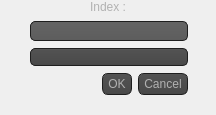
<?xml version="1.0" encoding="UTF-8"?>
<ui version="4.0">
 <class>addwindow</class>
 <widget class="QDialog" name="addwindow">
  <property name="geometry">
   <rect>
    <x>0</x>
    <y>0</y>
    <width>216</width>
    <height>115</height>
   </rect>
  </property>
  <property name="windowTitle">
   <string>Dialog</string>
  </property>
  <property name="styleSheet">
   <string notr="true">QToolTip
{
     border: 1px solid black;
     background-color: #ffa02f;
     padding: 1px;
     border-radius: 3px;
     opacity: 100;
}

QWidget
{
    color: #b1b1b1;
    
}

QWidget:item:hover
{
    background-color: QLinearGradient( x1: 0, y1: 0, x2: 0, y2: 1, stop: 0 #ffa02f, stop: 1 #ca0619);
    color: #000000;
}

QWidget:item:selected
{
    background-color: QLinearGradient( x1: 0, y1: 0, x2: 0, y2: 1, stop: 0 #ffa02f, stop: 1 #d7801a);
}

QMenuBar::item
{
    background: transparent;
}

QMenuBar::item:selected
{
    background: transparent;
    border: 1px solid #ffaa00;
}

QMenuBar::item:pressed
{
    background: #444;
    border: 1px solid #000;
    background-color: QLinearGradient(
        x1:0, y1:0,
        x2:0, y2:1,
        stop:1 #212121,
        stop:0.4 #343434/*,
        stop:0.2 #343434,
        stop:0.1 #ffaa00*/
    );
    margin-bottom:-1px;
    padding-bottom:1px;
}

QMenu
{
    border: 1px solid #000;
}

QMenu::item
{
    padding: 2px 20px 2px 20px;
}

QMenu::item:selected
{
    color: #000000;
}

QWidget:disabled
{
    color: #404040;
    background-color: #323232;
}

QAbstractItemView
{
    background-color: QLinearGradient( x1: 0, y1: 0, x2: 0, y2: 1, stop: 0 #4d4d4d, stop: 0.1 #646464, stop: 1 #5d5d5d);
}

QWidget:focus
{
    /*border: 2px solid QLinearGradient( x1: 0, y1: 0, x2: 0, y2: 1, stop: 0 #ffa02f, stop: 1 #d7801a);*/
}

QLineEdit
{
    background-color: QLinearGradient( x1: 0, y1: 0, x2: 0, y2: 1, stop: 0 #4d4d4d, stop: 0 #646464, stop: 1 #5d5d5d);
    padding: 1px;
    border-style: solid;
    border: 1px solid #1e1e1e;
    border-radius: 5;
}

QPushButton
{
    color: #b1b1b1;
    background-color: QLinearGradient( x1: 0, y1: 0, x2: 0, y2: 1, stop: 0 #565656, stop: 0.1 #525252, stop: 0.5 #4e4e4e, stop: 0.9 #4a4a4a, stop: 1 #464646);
    border-width: 1px;
    border-color: #1e1e1e;
    border-style: solid;
    border-radius: 6;
    padding: 3px;
    font-size: 12px;
    padding-left: 5px;
    padding-right: 5px;
}

QPushButton:pressed
{
    background-color: QLinearGradient( x1: 0, y1: 0, x2: 0, y2: 1, stop: 0 #2d2d2d, stop: 0.1 #2b2b2b, stop: 0.5 #292929, stop: 0.9 #282828, stop: 1 #252525);
}

QComboBox
{
    selection-background-color: #ffaa00;
    background-color: QLinearGradient( x1: 0, y1: 0, x2: 0, y2: 1, stop: 0 #565656, stop: 0.1 #525252, stop: 0.5 #4e4e4e, stop: 0.9 #4a4a4a, stop: 1 #464646);
    border-style: solid;
    border: 1px solid #1e1e1e;
    border-radius: 5;
}

QComboBox:hover,QPushButton:hover
{
    border: 2px solid QLinearGradient( x1: 0, y1: 0, x2: 0, y2: 1, stop: 0 #ffa02f, stop: 1 #d7801a);
}


QComboBox:on
{
    padding-top: 3px;
    padding-left: 4px;
    background-color: QLinearGradient( x1: 0, y1: 0, x2: 0, y2: 1, stop: 0 #2d2d2d, stop: 0.1 #2b2b2b, stop: 0.5 #292929, stop: 0.9 #282828, stop: 1 #252525);
    selection-background-color: #ffaa00;
}

QComboBox QAbstractItemView
{
    border: 2px solid darkgray;
    selection-background-color: QLinearGradient( x1: 0, y1: 0, x2: 0, y2: 1, stop: 0 #ffa02f, stop: 1 #d7801a);
}

QComboBox::drop-down
{
     subcontrol-origin: padding;
     subcontrol-position: top right;
     width: 15px;

     border-left-width: 0px;
     border-left-color: darkgray;
     border-left-style: solid; /* just a single line */
     border-top-right-radius: 3px; /* same radius as the QComboBox */
     border-bottom-right-radius: 3px;
 }

QComboBox::down-arrow
{
     image: url(:/down_arrow.png);
}

QGroupBox:focus
{
border: 2px solid QLinearGradient( x1: 0, y1: 0, x2: 0, y2: 1, stop: 0 #ffa02f, stop: 1 #d7801a);
}

QTextEdit:focus
{
    border: 2px solid QLinearGradient( x1: 0, y1: 0, x2: 0, y2: 1, stop: 0 #ffa02f, stop: 1 #d7801a);
}

QScrollBar:horizontal {
     border: 1px solid #222222;
     background: QLinearGradient( x1: 0, y1: 0, x2: 0, y2: 1, stop: 0.0 #121212, stop: 0.2 #282828, stop: 1 #484848);
     height: 7px;
     margin: 0px 16px 0 16px;
}

QScrollBar::handle:horizontal
{
      background: QLinearGradient( x1: 0, y1: 0, x2: 1, y2: 0, stop: 0 #ffa02f, stop: 0.5 #d7801a, stop: 1 #ffa02f);
      min-height: 20px;
      border-radius: 2px;
}

QScrollBar::add-line:horizontal {
      border: 1px solid #1b1b19;
      border-radius: 2px;
      background: QLinearGradient( x1: 0, y1: 0, x2: 1, y2: 0, stop: 0 #ffa02f, stop: 1 #d7801a);
      width: 14px;
      subcontrol-position: right;
      subcontrol-origin: margin;
}

QScrollBar::sub-line:horizontal {
      border: 1px solid #1b1b19;
      border-radius: 2px;
      background: QLinearGradient( x1: 0, y1: 0, x2: 1, y2: 0, stop: 0 #ffa02f, stop: 1 #d7801a);
      width: 14px;
     subcontrol-position: left;
     subcontrol-origin: margin;
}

QScrollBar::right-arrow:horizontal, QScrollBar::left-arrow:horizontal
{
      border: 1px solid black;
      width: 1px;
      height: 1px;
      background: white;
}

QScrollBar::add-page:horizontal, QScrollBar::sub-page:horizontal
{
      background: none;
}

QScrollBar:vertical
{
      background: QLinearGradient( x1: 0, y1: 0, x2: 1, y2: 0, stop: 0.0 #121212, stop: 0.2 #282828, stop: 1 #484848);
      width: 7px;
      margin: 16px 0 16px 0;
      border: 1px solid #222222;
}

QScrollBar::handle:vertical
{
      background: QLinearGradient( x1: 0, y1: 0, x2: 0, y2: 1, stop: 0 #ffa02f, stop: 0.5 #d7801a, stop: 1 #ffa02f);
      min-height: 20px;
      border-radius: 2px;
}

QScrollBar::add-line:vertical
{
      border: 1px solid #1b1b19;
      border-radius: 2px;
      background: QLinearGradient( x1: 0, y1: 0, x2: 0, y2: 1, stop: 0 #ffa02f, stop: 1 #d7801a);
      height: 14px;
      subcontrol-position: bottom;
      subcontrol-origin: margin;
}

QScrollBar::sub-line:vertical
{
      border: 1px solid #1b1b19;
      border-radius: 2px;
      background: QLinearGradient( x1: 0, y1: 0, x2: 0, y2: 1, stop: 0 #d7801a, stop: 1 #ffa02f);
      height: 14px;
      subcontrol-position: top;
      subcontrol-origin: margin;
}

QScrollBar::up-arrow:vertical, QScrollBar::down-arrow:vertical
{
      border: 1px solid black;
      width: 1px;
      height: 1px;
      background: white;
}


QScrollBar::add-page:vertical, QScrollBar::sub-page:vertical
{
      background: none;
}

QTextEdit
{
    background-color: #242424;
}

QPlainTextEdit
{
    background-color: #242424;
}

QHeaderView::section
{
    background-color: QLinearGradient(x1:0, y1:0, x2:0, y2:1, stop:0 #616161, stop: 0.5 #505050, stop: 0.6 #434343, stop:1 #656565);
    color: white;
    padding-left: 4px;
    border: 1px solid #6c6c6c;
}

QCheckBox:disabled
{
color: #414141;
}

QDockWidget::title
{
    text-align: center;
    spacing: 3px; /* spacing between items in the tool bar */
    background-color: QLinearGradient(x1:0, y1:0, x2:0, y2:1, stop:0 #323232, stop: 0.5 #242424, stop:1 #323232);
}

QDockWidget::close-button, QDockWidget::float-button
{
    text-align: center;
    spacing: 1px; /* spacing between items in the tool bar */
    background-color: QLinearGradient(x1:0, y1:0, x2:0, y2:1, stop:0 #323232, stop: 0.5 #242424, stop:1 #323232);
}

QDockWidget::close-button:hover, QDockWidget::float-button:hover
{
    background: #242424;
}

QDockWidget::close-button:pressed, QDockWidget::float-button:pressed
{
    padding: 1px -1px -1px 1px;
}

QMainWindow::separator
{
    background-color: QLinearGradient(x1:0, y1:0, x2:0, y2:1, stop:0 #161616, stop: 0.5 #151515, stop: 0.6 #212121, stop:1 #343434);
    color: white;
    padding-left: 4px;
    border: 1px solid #4c4c4c;
    spacing: 3px; /* spacing between items in the tool bar */
}

QMainWindow::separator:hover
{

    background-color: QLinearGradient(x1:0, y1:0, x2:0, y2:1, stop:0 #d7801a, stop:0.5 #b56c17 stop:1 #ffa02f);
    color: white;
    padding-left: 4px;
    border: 1px solid #6c6c6c;
    spacing: 3px; /* spacing between items in the tool bar */
}

QToolBar::handle
{
     spacing: 3px; /* spacing between items in the tool bar */
     background: url(:/images/handle.png);
}

QMenu::separator
{
    height: 2px;
    background-color: QLinearGradient(x1:0, y1:0, x2:0, y2:1, stop:0 #161616, stop: 0.5 #151515, stop: 0.6 #212121, stop:1 #343434);
    color: white;
    padding-left: 4px;
    margin-left: 10px;
    margin-right: 5px;
}

QProgressBar
{
    border: 2px solid grey;
    border-radius: 5px;
    text-align: center;
}

QProgressBar::chunk
{
    background-color: #d7801a;
    width: 2.15px;
    margin: 0.5px;
}

QTabBar::tab {
    color: #b1b1b1;
    border: 1px solid #444;
    border-bottom-style: none;
    background-color: #323232;
    padding-left: 10px;
    padding-right: 10px;
    padding-top: 3px;
    padding-bottom: 2px;
    margin-right: -1px;
}

QTabWidget::pane {
    border: 1px solid #444;
    top: 1px;
}

QTabBar::tab:last
{
    margin-right: 0; /* the last selected tab has nothing to overlap with on the right */
    border-top-right-radius: 3px;
}

QTabBar::tab:first:!selected
{
 margin-left: 0px; /* the last selected tab has nothing to overlap with on the right */


    border-top-left-radius: 3px;
}

QTabBar::tab:!selected
{
    color: #b1b1b1;
    border-bottom-style: solid;
    margin-top: 3px;
    background-color: QLinearGradient(x1:0, y1:0, x2:0, y2:1, stop:1 #212121, stop:.4 #343434);
}

QTabBar::tab:selected
{
    border-top-left-radius: 3px;
    border-top-right-radius: 3px;
    margin-bottom: 0px;
}

QTabBar::tab:!selected:hover
{
    /*border-top: 2px solid #ffaa00;
    padding-bottom: 3px;*/
    border-top-left-radius: 3px;
    border-top-right-radius: 3px;
    background-color: QLinearGradient(x1:0, y1:0, x2:0, y2:1, stop:1 #212121, stop:0.4 #343434, stop:0.2 #343434, stop:0.1 #ffaa00);
}

QRadioButton::indicator:checked, QRadioButton::indicator:unchecked{
    color: #b1b1b1;
    background-color: #323232;
    border: 1px solid #b1b1b1;
    border-radius: 6px;
}

QRadioButton::indicator:checked
{
    background-color: qradialgradient(
        cx: 0.5, cy: 0.5,
        fx: 0.5, fy: 0.5,
        radius: 1.0,
        stop: 0.25 #ffaa00,
        stop: 0.3 #323232
    );
}

QCheckBox::indicator{
    color: #b1b1b1;
    background-color: #323232;
    border: 1px solid #b1b1b1;
    width: 9px;
    height: 9px;
}

QRadioButton::indicator
{
    border-radius: 6px;
}

QRadioButton::indicator:hover, QCheckBox::indicator:hover
{
    border: 1px solid #ffaa00;
}

QCheckBox::indicator:checked
{
    image:url(:/images/checkbox.png);
}

QCheckBox::indicator:disabled, QRadioButton::indicator:disabled
{
    border: 1px solid #444;
}</string>
  </property>
  <widget class="QLabel" name="label">
   <property name="geometry">
    <rect>
     <x>90</x>
     <y>0</y>
     <width>47</width>
     <height>13</height>
    </rect>
   </property>
   <property name="text">
    <string>Index :</string>
   </property>
  </widget>
  <widget class="QWidget" name="">
   <property name="geometry">
    <rect>
     <x>30</x>
     <y>20</y>
     <width>158</width>
     <height>77</height>
    </rect>
   </property>
   <layout class="QVBoxLayout" name="verticalLayout">
    <item>
     <widget class="QLineEdit" name="idwindowadd"/>
    </item>
    <item>
     <widget class="QComboBox" name="id_ch"/>
    </item>
    <item>
     <widget class="QDialogButtonBox" name="buttonBox">
      <property name="orientation">
       <enum>Qt::Horizontal</enum>
      </property>
      <property name="standardButtons">
       <set>QDialogButtonBox::Cancel|QDialogButtonBox::Ok</set>
      </property>
     </widget>
    </item>
   </layout>
  </widget>
 </widget>
 <resources/>
 <connections>
  <connection>
   <sender>buttonBox</sender>
   <signal>accepted()</signal>
   <receiver>addwindow</receiver>
   <slot>accept()</slot>
   <hints>
    <hint type="sourcelabel">
     <x>248</x>
     <y>254</y>
    </hint>
    <hint type="destinationlabel">
     <x>157</x>
     <y>274</y>
    </hint>
   </hints>
  </connection>
  <connection>
   <sender>buttonBox</sender>
   <signal>rejected()</signal>
   <receiver>addwindow</receiver>
   <slot>reject()</slot>
   <hints>
    <hint type="sourcelabel">
     <x>316</x>
     <y>260</y>
    </hint>
    <hint type="destinationlabel">
     <x>286</x>
     <y>274</y>
    </hint>
   </hints>
  </connection>
 </connections>
</ui>
